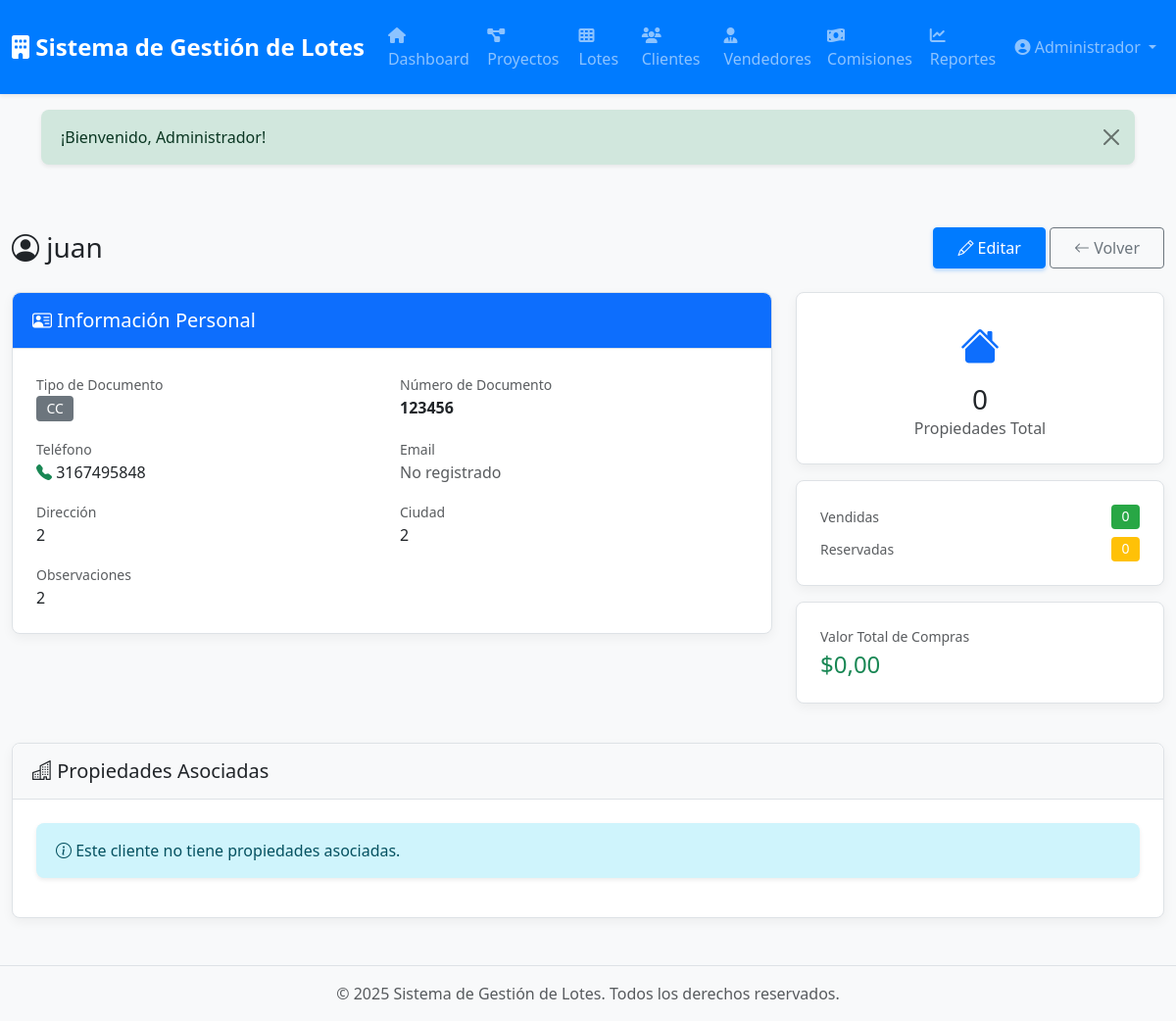
The page /clientes/show/1 (signed in) on the database its author committed.
### tables this page shows
CREATE TABLE `clientes` (
  `id` int(10) UNSIGNED NOT NULL,
  `tipo_documento` enum('CC','NIT','CE','pasaporte') DEFAULT 'CC',
  `numero_documento` varchar(50) NOT NULL COMMENT 'Documento de identidad',
  `nombre` varchar(200) NOT NULL,
  `telefono` varchar(20) DEFAULT NULL,
  `email` varchar(150) DEFAULT NULL,
  `direccion` varchar(255) DEFAULT NULL,
  `ciudad` varchar(100) DEFAULT NULL,
  `observaciones` text DEFAULT NULL,
  `created_at` timestamp NULL DEFAULT current_timestamp(),
  `updated_at` timestamp NULL DEFAULT current_timestamp() ON UPDATE current_timestamp()
);

### app/Views/clientes/show.php (the view, shortened to what the rows shown need)
<div class="container-fluid py-4">
    <div class="d-flex justify-content-between align-items-center mb-4">
        <h1 class="h3 mb-0">
            <i class="bi bi-person-circle"></i> <?= htmlspecialchars($cliente['nombre']) ?>
        </h1>
        <div>
            <?php if (can('editar_clientes')): ?>
            <a href="/clientes/edit/<?= $cliente['id'] ?>" class="btn btn-primary">
                <i class="bi bi-pencil"></i> Editar
            </a>
            <?php endif; ?>
            <a href="/clientes" class="btn btn-outline-secondary">
                <i class="bi bi-arrow-left"></i> Volver
            </a>
        </div>
    </div>
    <div class="row mb-4">
        <div class="col-lg-8">
            <div class="card">
                <div class="card-header bg-primary text-white">
                    <h5 class="mb-0"><i class="bi bi-person-vcard"></i> Información Personal</h5>
                </div>
                <div class="card-body">
                    <div class="row g-3">
                        <div class="col-md-6">
                            <label class="text-muted small">Tipo de Documento</label>
                            <p class="mb-0">
                                <span class="badge bg-secondary"><?= htmlspecialchars($cliente['tipo_documento']) ?></span>
                            </p>
                        </div>
                        <div class="col-md-6">
                            <label class="text-muted small">Número de Documento</label>
                            <p class="mb-0 fw-bold"><?= htmlspecialchars($cliente['numero_documento']) ?></p>
                        </div>
                        <div class="col-md-6">
                            <label class="text-muted small">Teléfono</label>
                            <p class="mb-0">
                                <?php if (!empty($cliente['telefono'])): ?>
                                    <i class="bi bi-telephone-fill text-success"></i>
                                    <?= htmlspecialchars($cliente['telefono']) ?>
                                <?php else: ?>
                                    <span class="text-muted">No registrado</span>
                                <?php endif; ?>
                            </p>
                        </div>
                        <div class="col-md-6">
                            <label class="text-muted small">Email</label>
                            <p class="mb-0">
                                <?php if (!empty($cliente['email'])): ?>
                                    <i class="bi bi-envelope-fill text-primary"></i>
                                    <a href="mailto:<?= htmlspecialchars($cliente['email']) ?>">
                                        <?= htmlspecialchars($cliente['email']) ?>
                                    </a>
                                <?php else: ?>
                                    <span class="text-muted">No registrado</span>
                                <?php endif; ?>
                            </p>
                        </div>
                        <div class="col-md-6">
                            <label class="text-muted small">Dirección</label>
                            <p class="mb-0">
                                <?= !empty($cliente['direccion']) ? htmlspecialchars($cliente['direccion']) : '<span class="text-muted">No registrada</span>' ?>
                            </p>
                        </div>
                        <div class="col-md-6">
                            <label class="text-muted small">Ciudad</label>
                            <p class="mb-0">
                                <?= !empty($cliente['ciudad']) ? htmlspecialchars($cliente['ciudad']) : '<span class="text-muted">No registrada</span>' ?>
                            </p>
                        </div>
                        <?php if (!empty($cliente['observaciones'])): ?>
                        <div class="col-12">
                            <label class="text-muted small">Observaciones</label>
                            <p class="mb-0"><?= nl2br(htmlspecialchars($cliente['observaciones'])) ?></p>
                        </div>
                        <?php endif; ?>
                    </div>
                </div>
            </div>
        </div>
        <div class="col-lg-4">
            <div class="card mb-3">
                <div class="card-body text-center">
                    <i class="bi bi-house-fill fs-1 text-primary"></i>
                    <h3 class="mb-0 mt-2"><?= $estadisticas['total_propiedades'] ?></h3>
                    <p class="text-muted mb-0">
                        <?= $estadisticas['total_propiedades'] == 1 ? 'Propiedad' : 'Propiedades' ?> Total
                    </p>
                </div>
            </div>
            <div class="card mb-3">
                <div class="card-body">
                    <div class="d-flex justify-content-between align-items-center mb-2">
                        <span class="text-muted small">Vendidas</span>
                        <span class="badge bg-success"><?= $estadisticas['propiedades_vendidas'] ?></span>
                    </div>
                    <div class="d-flex justify-content-between align-items-center">
                        <span class="text-muted small">Reservadas</span>
                        <span class="badge bg-warning"><?= $estadisticas['propiedades_reservadas'] ?></span>
                    </div>
                </div>
            </div>
            <div class="card mb-3">
                <div class="card-body">
                    <p class="text-muted small mb-1">Valor Total de Compras</p>
                    <h4 class="mb-0 text-success">
                        $<?= number_format($estadisticas['valor_total_compras'], 2, ',', '.') ?>
                    </h4>
                </div>
            </div>
        </div>
    </div>
    <div class="card">
        <div class="card-header bg-light">
            <h5 class="mb-0"><i class="bi bi-buildings"></i> Propiedades Asociadas</h5>
        </div>
        <div class="card-body">
            <?php if (empty($lotes)): ?>
                <div class="alert alert-info">
                    <i class="bi bi-info-circle"></i> Este cliente no tiene propiedades asociadas.
                </div>
            <?php endif; ?>
        </div>
    </div>
</div>

### core/Router.php (shortened to what the rows shown need)
<?php
class Router
{
    private $routes = [];
    public function __construct($baseUrl = '')
    {
        $this->baseUrl = rtrim($baseUrl, '/');
    }
    private function addRoute($method, $uri, $handler)
    {
        $uri = '/' . trim($uri, '/');
        $this->routes[] = [
            'method' => $method,
            'uri' => $uri,
            'handler' => $handler,
            'pattern' => $this->convertUriToPattern($uri)
        ];
    }
    private function convertUriToPattern($uri)
    {
        $pattern = preg_replace('/\{([a-z_]+)\}/', '([^/]+)', $uri);
        return '#^' . $pattern . '$#';
    }
    public function dispatch()
    {
        $requestMethod = $_SERVER['REQUEST_METHOD'];
        $requestUri = $this->getRequestUri();
        foreach ($this->routes as $route) {
            if ($route['method'] !== $requestMethod) {
                continue;
            }
            if (preg_match($route['pattern'], $requestUri, $matches)) {
                array_shift($matches);
                return $this->callHandler($route['handler'], $matches);
            }
        }
    }
    private function getRequestUri()
    {
        $uri = parse_url($_SERVER['REQUEST_URI'], PHP_URL_PATH);
        return '/' . trim($uri, '/');
    }
    private function callHandler($handler, $params = [])
    {
        if (is_string($handler) && strpos($handler, '@') !== false) {
            list($controller, $method) = explode('@', $handler);
            $controllerInstance = new $controllerClass();
            return call_user_func_array([$controllerInstance, $method], $params);
        }
        throw new Exception("Invalid route handler");
    }
}

### rows shown on the page
clientes: nombre "juan", tipo_documento "CC", numero_documento "123456", telefono "3167495848", direccion "2", ciudad "2", observaciones "2"

### other values the page prints
$estadisticas['total_propiedades'] "0"
$estadisticas['propiedades_vendidas'] "0"
$estadisticas['propiedades_reservadas'] "0"
$estadisticas['valor_total_compras'] "0,00"
